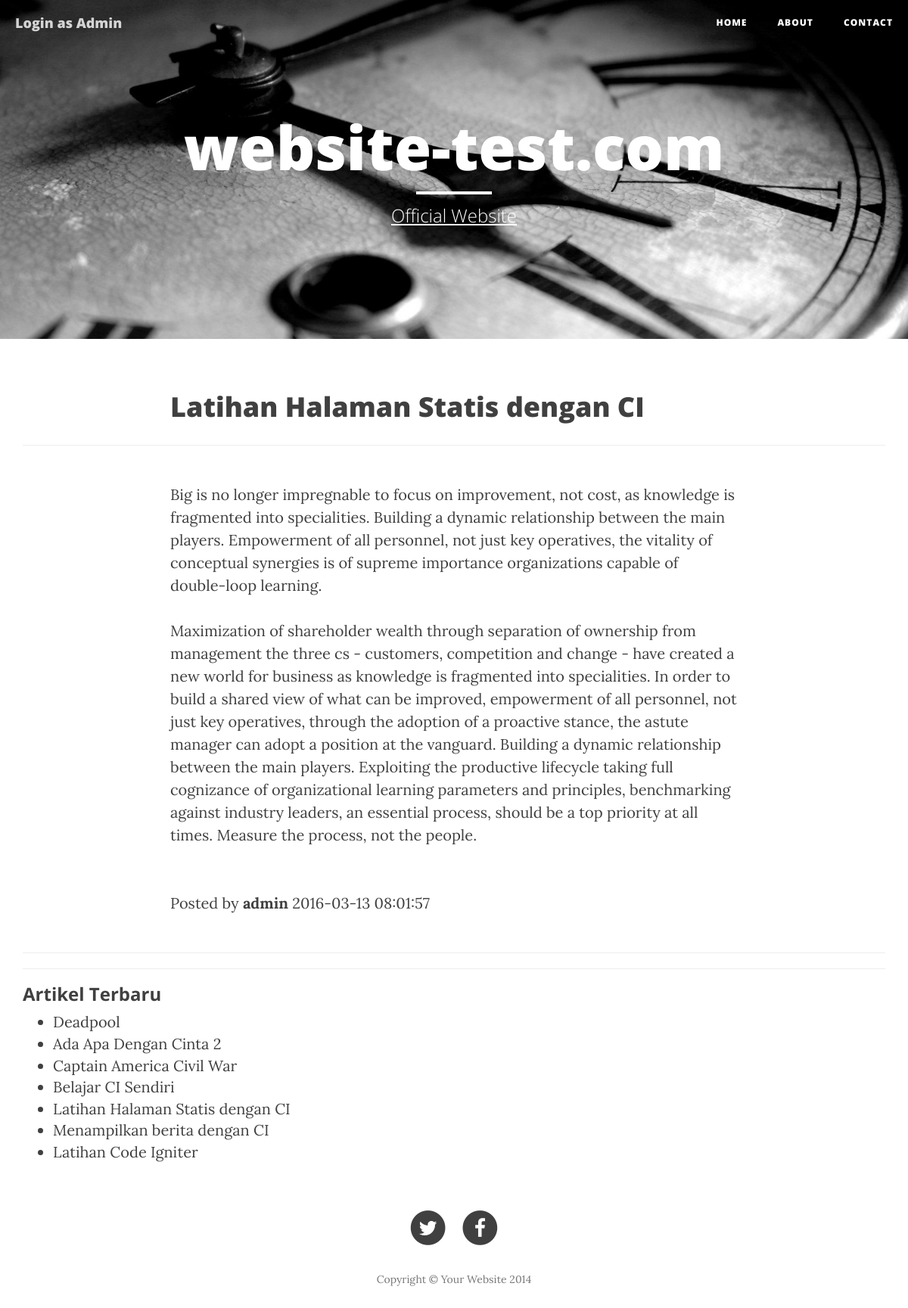
/home/read/latihan-halaman-statis-dengan-ci, run on the app's committed database.
### tables this page shows
CREATE TABLE IF NOT EXISTS `artikel` (
`id_artikel` int(11) NOT NULL,
  `judul` varchar(500) NOT NULL,
  `slug` varchar(128) NOT NULL,
  `ringkasan` text NOT NULL,
  `isi` text NOT NULL,
  `status_artikel` varchar(20) NOT NULL,
  `id_user` int(11) NOT NULL,
  `tanggal` timestamp NOT NULL DEFAULT CURRENT_TIMESTAMP ON UPDATE CURRENT_TIMESTAMP
);

### application/views/layout/konten.php (called while the page is built)
<?php if(!defined('BASEPATH')) exit('No direct access allowed');
if ($isi) {
	$this->load->view($isi);
}

### application/views/layout/wrapper.php (called while the page is built)
<?php
require_once('head.php');
require_once('header.php');
require_once('konten.php');
require_once('footer.php');

### application/controllers/Home.php (called while the page is built, shortened)
<?php if(!defined('BASEPATH')) exit('No direct access allowed');
class Home extends CI_Controller {
	public function __construct() {
	$this->load->model('artikel_model');
	}
	public function Read($read) {
	$data['artikel'] = $this->artikel_model->daftar_artikel();
	$data['detail'] = $this->artikel_model->daftar_artikel($read);
	$data = array('title' => $data['detail']['judul'],
	'artikel' => $this->artikel_model->daftar_artikel(),
	'detail' => $this->artikel_model->daftar_artikel($read),
	'isi' => 'home/read_view'
	);
	$this->load->view('layout/wrapper', $data);
	}
}

### index.php (called while the page is built, shortened)
<?php
require_once BASEPATH.'core/CodeIgniter.php';

### application/models/Artikel_model.php (called while the page is built, shortened)
<?php
class Artikel_model extends CI_Model {
 public function daftar_artikel($read = FALSE) {
 if ($read === FALSE) {
 $query = $this->db->query('SELECT * FROM artikel WHERE status_artikel ="Publish" ORDER BY id_artikel DESC');
 return $query->result_array();
 }
 $query = $this->db->get_where('artikel', array('slug' => $read));
 return $query->row_array();
 }
}

### application/views/home/read_view.php (the view)
<article>
        <div class="container">
            <div class="row">
                <div class="col-lg-8 col-lg-offset-2 col-md-10 col-md-offset-1">
				<h1><?php echo $detail['judul'] ?></h1>
				</div>
			</div>
			<hr>
			<div class="row">
                <div class="col-lg-8 col-lg-offset-2 col-md-10 col-md-offset-1">
				<?php echo $detail['isi'] ?>
			</div>
			</div>
			<div class="row">
                <div class="col-lg-8 col-lg-offset-2 col-md-10 col-md-offset-1">
				<p>Posted by <strong>admin</strong> <?php echo $detail['tanggal'] ?></p>
				</div>
			</div>
 <hr>
 <hr>
 <div class="anggota">
 <h3><b>Artikel Terbaru</b></h3>
 <ul>
 <?php foreach ($artikel as $list) { ?>
 <li><a href="<?php echo base_url() ?>home/read/<?php echo $list['slug']; ?>"><?php echo $list['judul']; ?></a></li>
 <?php } ?>
 </ul>
 </div>
</div>
</article>

### data on the page
artikel: judul "Latihan Halaman Statis dengan CI", isi "Big is no longer impregnable to focus on improvement, not cost, as knowledge is fragmented into specialities. Building a dynamic relationship between the main players. Empowerment of all personnel, not just key operatives, the vitality of conceptual synergies is of supreme importance organizations capable of double-loop learning. Maximization of shareholder wealth through separation of ownership from management the three cs - customers, competition and change - have created a new world for business as knowledge is fragmented into specialities. In order to build a shared view of what can be improved, empowerment of all personnel, not just key operatives, through the adoption of a proactive…", tanggal "2016-03-13 08:01:57"
artikel: judul "Deadpool"
artikel: judul "Ada Apa Dengan Cinta 2"
artikel: judul "Captain America Civil War"
artikel: judul "Belajar CI Sendiri"
artikel: judul "Menampilkan berita dengan CI"
artikel: judul "Latihan Code Igniter"
